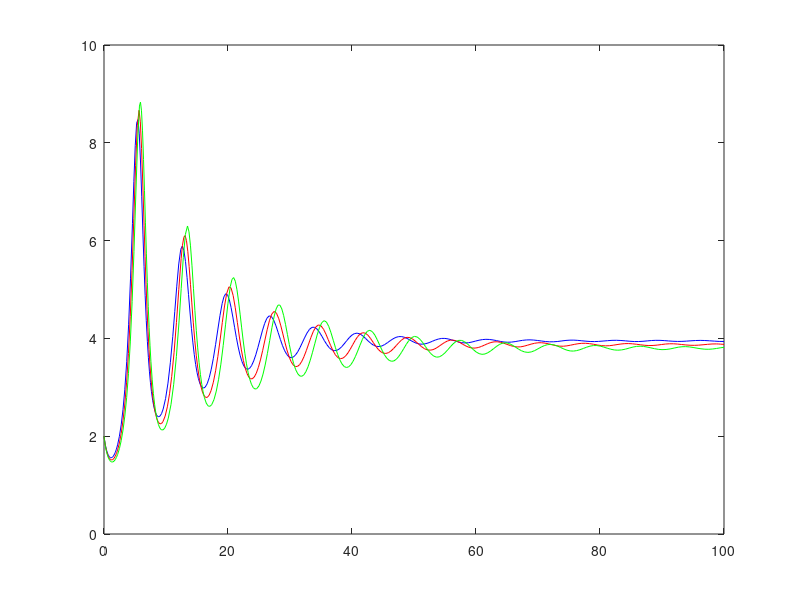

This figure's MATLAB source: (Note: this script raises an error after producing the figure.)
function model
[T,Y]   = ode45(@Bqfun1,[0 100],[2 2]);
[T1,Y1] = ode45(@Bqfun2,[0 100],[2 2]);
[T2,Y2] = ode45(@Bqfun3,[0 100],[2 2]);

plot (T,Y(:,1),'b',T1,Y1(:,1),'r',T2,Y2(:,1),'g');
h=legend('theta = 3.8','theta = 4','theta = 4.2',3)
xlabel('t');
ylabel('x');

function dy1 = Bqfun1(t,y)
dy1 = zeros(2,1);
r=2; K=50; theta=3.8; alpha=0.7; a=0.04; b=0.07; delta0=1; delta1=.3; c=0.7;
dy1=[(r*y(1)*(1-(y(1)/K))*((y(1))/(y(1)+theta))-(alpha*y(1)*y(2)/((1+a*y(1)+b*y(2)))))
    ((c*alpha*y(1)*y(2)/((1+a*y(1)+b*y(2))))-delta0*y(2)-delta1*y(2)*y(2))]

function dy2 = Bqfun2(t,y)
dy2 = zeros(2,1);
r=2; K=50; theta=4; alpha=0.7; a=0.04; b=0.07; delta0=1; delta1=.3; c=0.7;
dy2=[(r*y(1)*(1-(y(1)/K))*((y(1))/(y(1)+theta))-(alpha*y(1)*y(2)/((1+a*y(1)+b*y(2)))))
    ((c*alpha*y(1)*y(2)/((1+a*y(1)+b*y(2))))-delta0*y(2)-delta1*y(2)*y(2))]

function dy3 = Bqfun3(t,y)
dy3 = zeros(2,1);
r=2; K=50; theta=4.2; alpha=0.7; a=0.04; b=0.07; delta0=1; delta1=.3; c=0.7;
dy3=[(r*y(1)*(1-(y(1)/K))*((y(1))/(y(1)+theta))-(alpha*y(1)*y(2)/((1+a*y(1)+b*y(2)))))
    ((c*alpha*y(1)*y(2)/((1+a*y(1)+b*y(2))))-delta0*y(2)-delta1*y(2)*y(2))]
